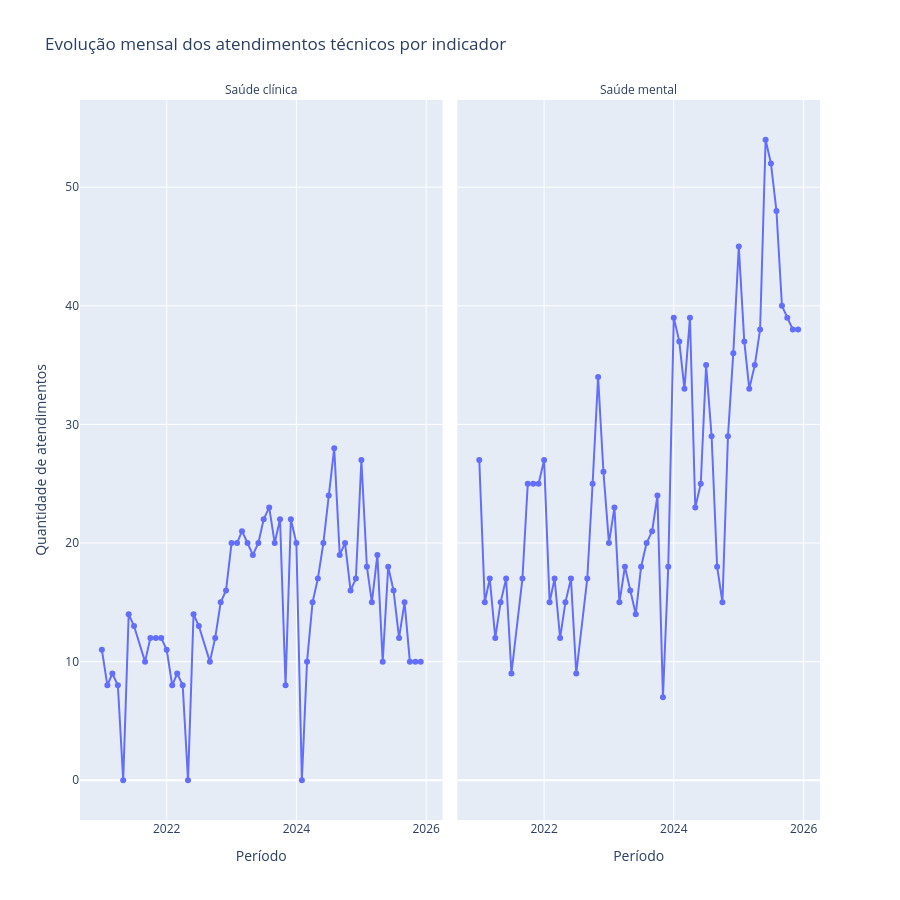

The notebook cell saved with this chart:
### Markdown cell above
### V1 — Small multiples com linhas por indicador

**Objetivo:** comparar a evolução mensal de diferentes indicadores sem sobrepor muitas linhas no mesmo gráfico.

**Quando usar no Streamlit:** quando o objetivo for mostrar tendências, picos e quedas de cada indicador separadamente.

### Code cell
df_small = (
    df_filtrado
    .groupby(["data", "ano", "mes", "mes_numero", "indicador_completo"], as_index=False)
    .agg(valor=("valor", "sum"))
    .sort_values("data")
)

fig = px.line(
    df_small,
    x="data",
    y="valor",
    facet_col="indicador_completo",
    facet_col_wrap=2,
    markers=True,
    title="Evolução mensal dos atendimentos técnicos por indicador",
    labels={
        "data": "Período",
        "valor": "Quantidade de atendimentos",
        "indicador_completo": "Indicador"
    },
    hover_data={
        "ano": True,
        "mes": True,
        "valor": True,
        "indicador_completo": True,
        "data": "|%m/%Y"
    }
)

fig.update_traces(
    hovertemplate=(
        "<b>Indicador:</b> %{customdata[3]}<br>" +
        "<b>Mês:</b> %{customdata[1]}<br>" +
        "<b>Ano:</b> %{customdata[0]}<br>" +
        "<b>Atendimentos:</b> %{y}<extra></extra>"
    )
)

fig.update_layout(height=900, showlegend=False)
fig.for_each_annotation(lambda a: a.update(text=a.text.split("=")[-1]))
fig.show()

### Figure 1 — Plotly figure (JSON) as saved in the notebook; plotly's stock layout.template omitted (floating-point values rounded to 4 significant figures; data arrays with more than 128 entries replaced by an {"elided": "..."} marker saying what was removed)
{"data": [{"customdata": {"elided": "58x3 mixed values"}, "hovertemplate": "<b>Indicador:</b> %{customdata[3]}<br><b>Mês:</b> %{customdata[1]}<br><b>Ano:</b> %{customdata[0]}<br><b>Atendimentos:</b> %{y}<extra></extra>", "legendgroup": "", "line": {"color": "#636efa", "dash": "solid"}, "marker": {"symbol": "circle"}, "mode": "lines+markers", "name": "", "orientation": "v", "showlegend": false, "type": "scatter", "x": ["2021-01-01T00:00:00.000000", "2021-02-01T00:00:00.000000", "2021-03-01T00:00:00.000000", "2021-04-01T00:00:00.000000", "2021-05-01T00:00:00.000000", "2021-06-01T00:00:00.000000", "2021-07-01T00:00:00.000000", "2021-09-01T00:00:00.000000", "2021-10-01T00:00:00.000000", "2021-11-01T00:00:00.000000", "2021-12-01T00:00:00.000000", "2022-01-01T00:00:00.000000", "2022-02-01T00:00:00.000000", "2022-03-01T00:00:00.000000", "2022-04-01T00:00:00.000000", "2022-05-01T00:00:00.000000", "2022-06-01T00:00:00.000000", "2022-07-01T00:00:00.000000", "2022-09-01T00:00:00.000000", "2022-10-01T00:00:00.000000", "2022-11-01T00:00:00.000000", "2022-12-01T00:00:00.000000", "2023-01-01T00:00:00.000000", "2023-02-01T00:00:00.000000", "2023-03-01T00:00:00.000000", "2023-04-01T00:00:00.000000", "2023-05-01T00:00:00.000000", "2023-06-01T00:00:00.000000", "2023-07-01T00:00:00.000000", "2023-08-01T00:00:00.000000", "2023-09-01T00:00:00.000000", "2023-10-01T00:00:00.000000", "2023-11-01T00:00:00.000000", "2023-12-01T00:00:00.000000", "2024-01-01T00:00:00.000000", "2024-02-01T00:00:00.000000", "2024-03-01T00:00:00.000000", "2024-04-01T00:00:00.000000", "2024-05-01T00:00:00.000000", "2024-06-01T00:00:00.000000", "2024-07-01T00:00:00.000000", "2024-08-01T00:00:00.000000", "2024-09-01T00:00:00.000000", "2024-10-01T00:00:00.000000", "2024-11-01T00:00:00.000000", "2024-12-01T00:00:00.000000", "2025-01-01T00:00:00.000000", "2025-02-01T00:00:00.000000", "2025-03-01T00:00:00.000000", "2025-04-01T00:00:00.000000", "2025-05-01T00:00:00.000000", "2025-06-01T00:00:00.000000", "2025-07-01T00:00:00.000000", "2025-08-01T00:00:00.000000", "2025-09-01T00:00:00.000000", "2025-10-01T00:00:00.000000", "2025-11-01T00:00:00.000000", "2025-12-01T00:00:00.000000"], "xaxis": "x", "y": [11.0, 8.0, 9.0, 8.0, 0.0, 14.0, 13.0, 10.0, 12.0, 12.0, 12.0, 11.0, 8.0, 9.0, 8.0, 0.0, 14.0, 13.0, 10.0, 12.0, 15.0, 16.0, 20.0, 20.0, 21.0, 20.0, 19.0, 20.0, 22.0, 23.0, 20.0, 22.0, 8.0, 22.0, 20.0, 0.0, 10.0, 15.0, 17.0, 20.0, 24.0, 28.0, 19.0, 20.0, 16.0, 17.0, 27.0, 18.0, 15.0, 19.0, 10.0, 18.0, 16.0, 12.0, 15.0, 10.0, 10.0, 10.0], "yaxis": "y"}, {"customdata": {"elided": "58x3 mixed values"}, "hovertemplate": "<b>Indicador:</b> %{customdata[3]}<br><b>Mês:</b> %{customdata[1]}<br><b>Ano:</b> %{customdata[0]}<br><b>Atendimentos:</b> %{y}<extra></extra>", "legendgroup": "", "line": {"color": "#636efa", "dash": "solid"}, "marker": {"symbol": "circle"}, "mode": "lines+markers", "name": "", "orientation": "v", "showlegend": false, "type": "scatter", "x": ["2021-01-01T00:00:00.000000", "2021-02-01T00:00:00.000000", "2021-03-01T00:00:00.000000", "2021-04-01T00:00:00.000000", "2021-05-01T00:00:00.000000", "2021-06-01T00:00:00.000000", "2021-07-01T00:00:00.000000", "2021-09-01T00:00:00.000000", "2021-10-01T00:00:00.000000", "2021-11-01T00:00:00.000000", "2021-12-01T00:00:00.000000", "2022-01-01T00:00:00.000000", "2022-02-01T00:00:00.000000", "2022-03-01T00:00:00.000000", "2022-04-01T00:00:00.000000", "2022-05-01T00:00:00.000000", "2022-06-01T00:00:00.000000", "2022-07-01T00:00:00.000000", "2022-09-01T00:00:00.000000", "2022-10-01T00:00:00.000000", "2022-11-01T00:00:00.000000", "2022-12-01T00:00:00.000000", "2023-01-01T00:00:00.000000", "2023-02-01T00:00:00.000000", "2023-03-01T00:00:00.000000", "2023-04-01T00:00:00.000000", "2023-05-01T00:00:00.000000", "2023-06-01T00:00:00.000000", "2023-07-01T00:00:00.000000", "2023-08-01T00:00:00.000000", "2023-09-01T00:00:00.000000", "2023-10-01T00:00:00.000000", "2023-11-01T00:00:00.000000", "2023-12-01T00:00:00.000000", "2024-01-01T00:00:00.000000", "2024-02-01T00:00:00.000000", "2024-03-01T00:00:00.000000", "2024-04-01T00:00:00.000000", "2024-05-01T00:00:00.000000", "2024-06-01T00:00:00.000000", "2024-07-01T00:00:00.000000", "2024-08-01T00:00:00.000000", "2024-09-01T00:00:00.000000", "2024-10-01T00:00:00.000000", "2024-11-01T00:00:00.000000", "2024-12-01T00:00:00.000000", "2025-01-01T00:00:00.000000", "2025-02-01T00:00:00.000000", "2025-03-01T00:00:00.000000", "2025-04-01T00:00:00.000000", "2025-05-01T00:00:00.000000", "2025-06-01T00:00:00.000000", "2025-07-01T00:00:00.000000", "2025-08-01T00:00:00.000000", "2025-09-01T00:00:00.000000", "2025-10-01T00:00:00.000000", "2025-11-01T00:00:00.000000", "2025-12-01T00:00:00.000000"], "xaxis": "x2", "y": [27.0, 15.0, 17.0, 12.0, 15.0, 17.0, 9.0, 17.0, 25.0, 25.0, 25.0, 27.0, 15.0, 17.0, 12.0, 15.0, 17.0, 9.0, 17.0, 25.0, 34.0, 26.0, 20.0, 23.0, 15.0, 18.0, 16.0, 14.0, 18.0, 20.0, 21.0, 24.0, 7.0, 18.0, 39.0, 37.0, 33.0, 39.0, 23.0, 25.0, 35.0, 29.0, 18.0, 15.0, 29.0, 36.0, 45.0, 37.0, 33.0, 35.0, 38.0, 54.0, 52.0, 48.0, 40.0, 39.0, 38.0, 38.0], "yaxis": "y2"}], "layout": {"annotations": [{"font": {}, "showarrow": false, "text": "Saúde clínica", "x": 0.245, "xanchor": "center", "xref": "paper", "y": 1, "yanchor": "bottom", "yref": "paper"}, {"font": {}, "showarrow": false, "text": "Saúde mental", "x": 0.755, "xanchor": "center", "xref": "paper", "y": 1, "yanchor": "bottom", "yref": "paper"}], "height": 900, "legend": {"tracegroupgap": 0}, "showlegend": false, "title": {"text": "Evolução mensal dos atendimentos técnicos por indicador"}, "xaxis": {"anchor": "y", "domain": [0, 0.49], "title": {"text": "Período"}}, "xaxis2": {"anchor": "y2", "domain": [0.51, 1], "matches": "x", "title": {"text": "Período"}}, "yaxis": {"anchor": "x", "domain": [0, 1], "title": {"text": "Quantidade de atendimentos"}}, "yaxis2": {"anchor": "x2", "domain": [0, 1], "matches": "y", "showticklabels": false}}}
